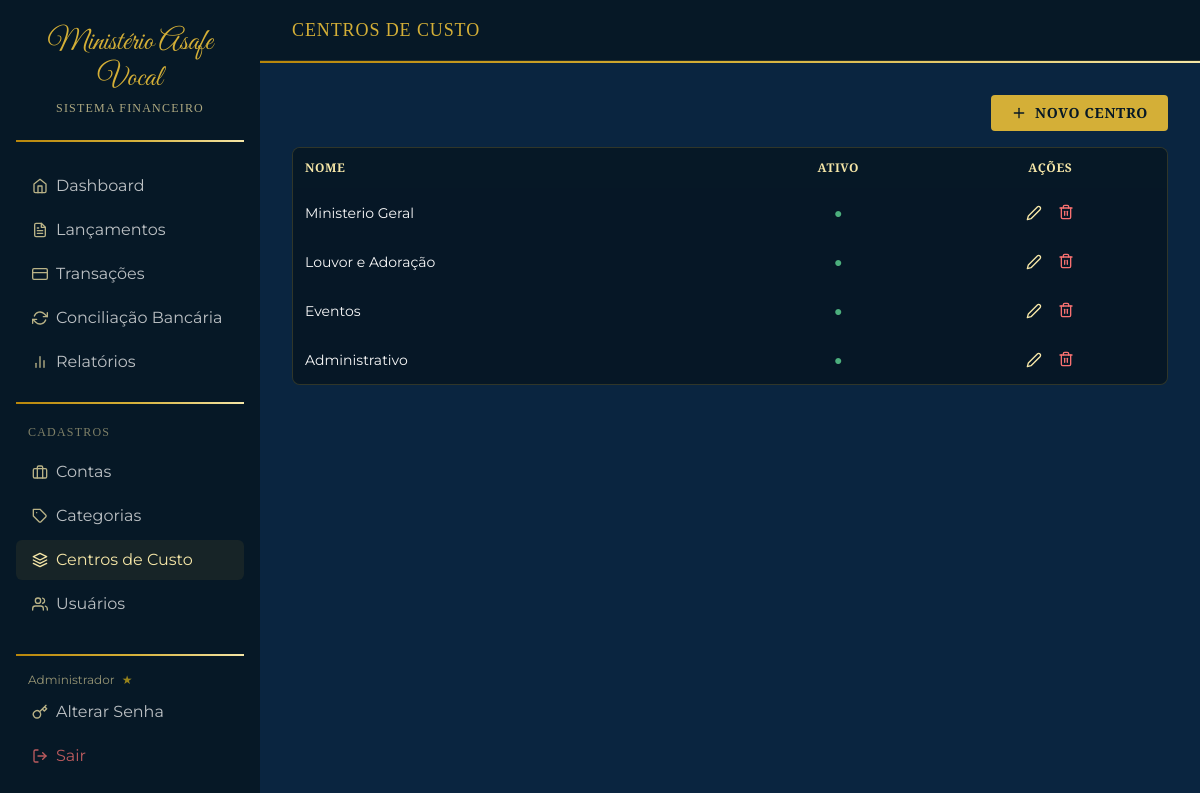
/cadastros/centros-custo (signed in), run on the app's committed database.
### app/models.py (models this page shows)
class Usuario(Base):
    __tablename__ = "usuarios"
    id = Column(Integer, primary_key=True, index=True)
    nome = Column(String(100), nullable=False)
    email = Column(String(150), unique=True, nullable=False, index=True)
    senha_hash = Column(String(200), nullable=False)
    ativo = Column(Boolean, default=True, nullable=False)
    is_admin = Column(Boolean, default=False, nullable=False)
    created_at = Column(DateTime, server_default=func.now())
    lancamentos = relationship("Lancamento", back_populates="usuario")
    transacoes = relationship("Transacao", back_populates="usuario")
    ofx_imports = relationship("OfxImport", back_populates="usuario")

class CentroCusto(Base):
    __tablename__ = "centros_custo"
    id = Column(Integer, primary_key=True, index=True)
    nome = Column(String(100), nullable=False)
    ativo = Column(Boolean, default=True, nullable=False)
    lancamentos = relationship("Lancamento", back_populates="centro_custo")

### app/routers/cadastros.py (the view)
@router.get("/centros-custo", response_class=HTMLResponse)
async def listar_centros(request: Request, current_user: Usuario = Depends(get_current_user), db: Session = Depends(get_db)):
    centros = db.query(CentroCusto).all()
    return templates.TemplateResponse("cadastros/centros_custo.html", {"request": request, "current_user": current_user, "centros": centros})

### app/templates/cadastros/centros_custo.html (shortened to what this page needs)
{% extends "base.html" %}
{% block page_title %}CENTROS DE CUSTO{% endblock %}
{% block content %}
<div class="flex justify-end mb-4">
  <button class="btn-primary px-5 py-2 rounded font-cinzel tracking-wider text-sm flex items-center gap-2"
    onclick="document.getElementById('form-novo').classList.toggle('hidden')">
    <i data-feather="plus" class="w-4 h-4"></i> NOVO CENTRO
  </button>
</div>
<div class="card overflow-hidden">
  <table class="w-full text-sm">
    <thead>
      <tr>
        <th class="text-left p-3 font-cinzel text-xs tracking-wider" style="color:var(--dourado-claro);">NOME</th>
        <th class="text-center p-3 font-cinzel text-xs tracking-wider" style="color:var(--dourado-claro);">ATIVO</th>
        <th class="text-center p-3 font-cinzel text-xs tracking-wider" style="color:var(--dourado-claro);">AÇÕES</th>
      </tr>
    </thead>
    <tbody>
      {% for c in centros %}
      <tr>
        <td class="p-3">{{ c.nome }}</td>
        <td class="p-3 text-center">
          {% if c.ativo %}<span style="color:#4CAF7D;">●</span>{% else %}<span style="color:#888;">●</span>{% endif %}
        </td>
        <td class="p-3 text-center">
          <div class="flex gap-2 justify-center">
            <button onclick="toggleEdit({{ c.id }})" style="color:var(--dourado-claro);" class="p-1">
              <i data-feather="edit-2" class="w-4 h-4"></i>
            </button>
            <form action="/cadastros/centros-custo/{{ c.id }}/excluir" method="post" onsubmit="return confirm('Excluir?')">
              <button type="submit" style="color:#f87171;" class="p-1"><i data-feather="trash-2" class="w-4 h-4"></i></button>
            </form>
          </div>
        </td>
      </tr>
      {% else %}
      <tr><td colspan="3" class="p-8 text-center" style="color:var(--dourado-claro);opacity:.4;">Nenhum centro cadastrado.</td></tr>
      {% endfor %}
    </tbody>
  </table>
</div>
{% endblock %}

### app/templates/base.html (shortened to what this page needs)
<!DOCTYPE html>
<html lang="pt-BR">
<head>
  <script src="https://cdn.tailwindcss.com"></script>
</head>
<body hx-boost="true">
<div class="flex min-h-screen">
  <aside class="sidebar flex flex-col py-6 px-4 fixed top-0 left-0 h-full z-30 overflow-y-auto">
    <div class="mb-6 text-center">
      <div class="font-great text-3xl" style="color: var(--dourado);">Ministério Asafe Vocal</div>
      <div class="font-cinzel text-xs tracking-widest mt-1" style="color: var(--dourado-claro); opacity:.7;">SISTEMA FINANCEIRO</div>
    </div>
    <div class="gold-line mb-6"></div>
    <nav class="flex flex-col gap-1 flex-1">
      <a href="/" class="nav-link {% if request.url.path == '/' %}active{% endif %}">
        <i data-feather="home" class="icon w-4 h-4"></i> Dashboard
      </a>
      <a href="/lancamentos" class="nav-link {% if '/lancamentos' in request.url.path %}active{% endif %}">
        <i data-feather="file-text" class="icon w-4 h-4"></i> Lançamentos
      </a>
      <a href="/transacoes" class="nav-link {% if '/transacoes' in request.url.path %}active{% endif %}">
        <i data-feather="credit-card" class="icon w-4 h-4"></i> Transações
      </a>
      <a href="/conciliacao" class="nav-link {% if '/conciliacao' in request.url.path %}active{% endif %}">
        <i data-feather="refresh-cw" class="icon w-4 h-4"></i> Conciliação Bancária
      </a>
      <a href="/relatorios" class="nav-link {% if '/relatorios' in request.url.path %}active{% endif %}">
        <i data-feather="bar-chart-2" class="icon w-4 h-4"></i> Relatórios
      </a>
      <div class="gold-line my-4"></div>
      <div class="font-cinzel text-xs tracking-widest mb-2 px-3" style="color:var(--dourado-claro); opacity:.5;">CADASTROS</div>
      <a href="/cadastros/contas" class="nav-link {% if '/cadastros/contas' in request.url.path %}active{% endif %}">
        <i data-feather="briefcase" class="icon w-4 h-4"></i> Contas
      </a>
      <a href="/cadastros/categorias" class="nav-link {% if '/cadastros/categorias' in request.url.path %}active{% endif %}">
        <i data-feather="tag" class="icon w-4 h-4"></i> Categorias
      </a>
      <a href="/cadastros/centros-custo" class="nav-link {% if '/cadastros/centros-custo' in request.url.path %}active{% endif %}">
        <i data-feather="layers" class="icon w-4 h-4"></i> Centros de Custo
      </a>
      {% if current_user.is_admin %}
      <a href="/cadastros/usuarios" class="nav-link {% if '/cadastros/usuarios' in request.url.path %}active{% endif %}">
        <i data-feather="users" class="icon w-4 h-4"></i> Usuários
      </a>
      {% endif %}
    </nav>
    <div class="gold-line mt-4 mb-4"></div>
    <div class="text-xs px-3" style="color:var(--dourado-claro); opacity:.6;">
      <span>{{ current_user.nome }}</span>
      {% if current_user.is_admin %}<span class="ml-1 text-yellow-400">★</span>{% endif %}
    </div>
    <a href="/alterar-senha" class="nav-link mt-1">
      <i data-feather="key" class="icon w-4 h-4"></i> Alterar Senha
    </a>
    <form action="/logout" method="post" class="mt-1">
      <button type="submit" class="nav-link w-full text-left" style="color: #f87171;">
        <i data-feather="log-out" class="w-4 h-4"></i> Sair
      </button>
    </form>
  </aside>
  <main class="flex-1 ml-[260px] min-h-screen">
    <header class="flex items-center justify-between px-8 py-4" style="background-color: var(--azul-escuro); border-bottom: 1px solid rgba(212,175,55,0.15);">
      <h1 class="font-cinzel text-lg tracking-wider" style="color: var(--dourado);">
        {% block page_title %}Dashboard{% endblock %}
      </h1>
    </header>
    <div class="gold-line"></div>
    <div class="p-8">
      {% block content %}{% endblock %}
    </div>
  </main>
</div>
</body>
</html>

### app/templates/base.html (style rules this page uses)
:root { --azul-profundo: #0A2540; --azul-escuro: #061826; --dourado: #D4AF37; --dourado-claro: #F5E6A7; --dourado-escuro: #B8860B; --branco-suave: #F8F8F8; --gradiente-ouro: linear-gradient(90deg, #B8860B, #D4AF37, #F5E6A7); }
body { background-color: var(--azul-profundo); color: var(--branco-suave); font-family: 'Montserrat', sans-serif; }
.font-cinzel { font-family: 'Cinzel', serif; }
.font-great { font-family: 'Great Vibes', cursive; }
.sidebar { background-color: var(--azul-escuro); width: 260px; min-height: 100vh; }
.gold-line { height: 2px; background: var(--gradiente-ouro); }
.btn-primary { background-color: var(--dourado); color: var(--azul-escuro); font-weight: 600; transition: background .2s; }
.card { background-color: var(--azul-escuro); border: 1px solid rgba(212,175,55,0.2); border-radius: 8px; }
.nav-link { color: var(--branco-suave); opacity: .75; transition: all .2s; padding: .5rem 1rem; border-radius: 6px; display: flex; align-items: center; gap: .5rem; }
.nav-link:hover, .nav-link.active { color: var(--dourado-claro); opacity: 1; background: rgba(212,175,55,0.08); }
.nav-link .icon { color: var(--dourado-claro); }
table thead tr { background-color: var(--azul-escuro); }
table tbody tr:nth-child(odd) { background-color: rgba(6,24,38,0.4); }

### data on the page
Usuario: nome "Administrador"
CentroCusto: nome "Ministerio Geral"
CentroCusto: nome "Louvor e Adoração"
CentroCusto: nome "Eventos"
CentroCusto: nome "Administrativo"
